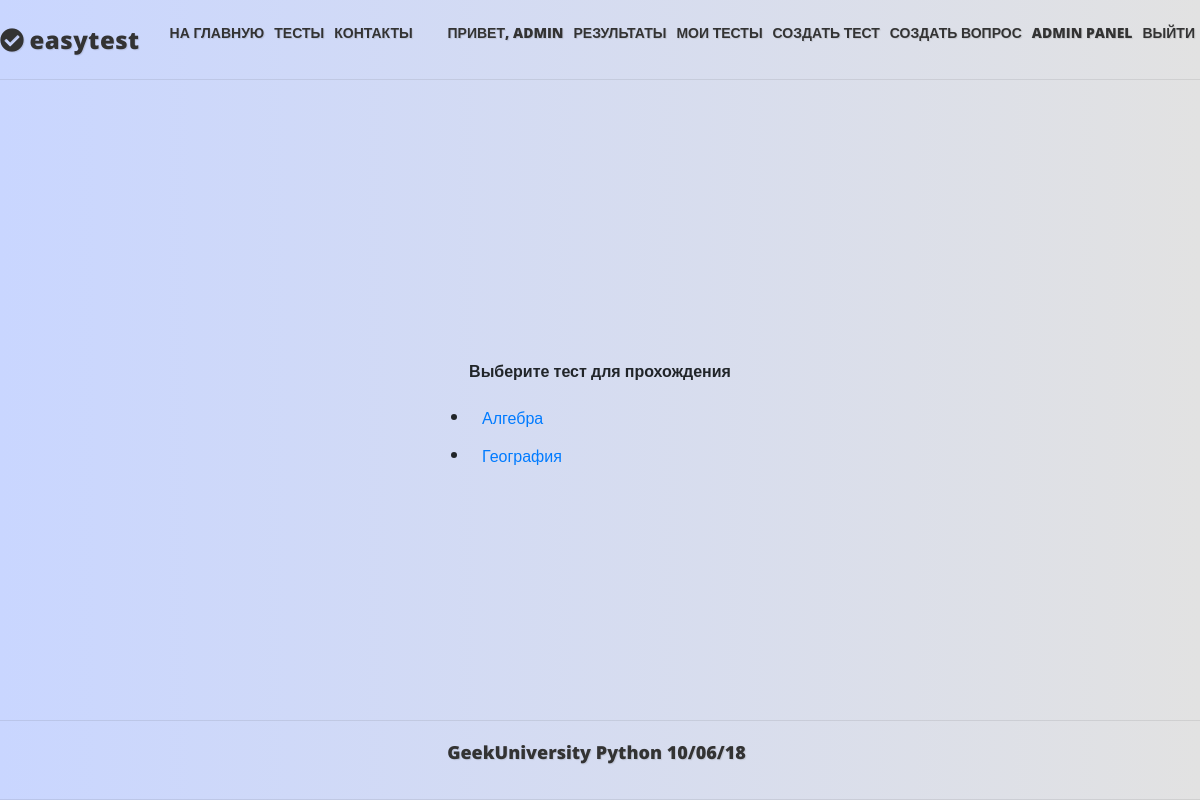
Before: /tests/ (signed in) with the older database file.
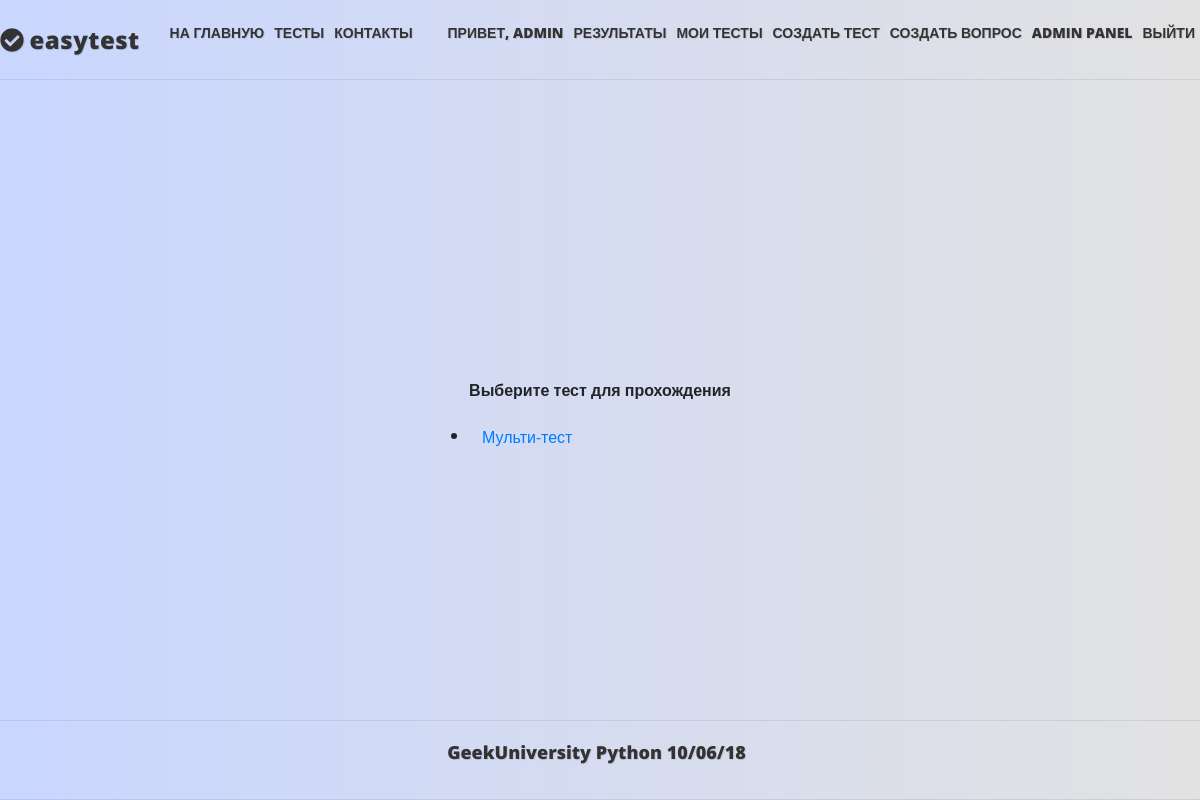
After: the same page with the newer database file.
### mainapp/models.py (models this page shows, shortened)
class Core(models.Model):
    title = models.CharField(_('title'), max_length=250, blank=True)
    description = models.TextField(_('description'), blank=True)
    sort = models.IntegerField(_('sort'), default=0, null=True, blank=True)
    active = models.BooleanField(_('active'), default=True)
    deleted = models.BooleanField(_('deleted'), default=False)
    all_objects = models.Manager()
    objects = CoreManager()
    class Meta:
        abstract = True

class Test(Core):
    class Meta:
        verbose_name = _('Тест')
        verbose_name_plural = _('Тесты')
    owner = models.ForeignKey(User, null=False, blank=True, related_name='tests', on_delete=models.PROTECT)
    category = models.ForeignKey(TestCategory, null=True, blank=True, on_delete=models.SET_NULL)
    keywords = models.ManyToManyField(Keyword, blank=True, related_name='tests')
    questions = models.ManyToManyField(Question, blank=True, related_name='tests')
    max_questions = models.PositiveIntegerField(_('Count questions'), default=1, blank=True)
    required_correct_answers = models.PositiveIntegerField(_('Required correct answers'), default=0, blank=True)
    time = models.TimeField(_('Max time for test'), default=datetime.time(0, 30), blank=True)
    objects = TestManager()
    TEST_TYPE_CHOICES = (
        ('th', 'teaching'),  # с цифрами (под индексом 0 в кортежах) форма создания теста не проходила, изменил на строку
        ('ex', 'exam'),
        )
    test_type = models.CharField(max_length=2, choices=TEST_TYPE_CHOICES, default='th')
    """ типы тестов - учебный и экзаменационный(на время и оценку) - это реализуем позже.
    Необходимо будет также добавить время на прохождение теста, проценты правильных ответов для разных оценок."""

### mainapp/views.py (the view)
# urls.py: path('tests/', mainapp.TestList.as_view(), name='tests'),
class TestList(LoginRequiredMixin, ListView):
    model = Test
    login_url = reverse_lazy('authapp:login')

### mainapp/models.py (called while the page is built)
    def get_queryset(self):
        return CoreQuerySet(self.model).filter(active=True, deleted=False)

### mainapp/templates/mainapp/test_list.html (shortened to what this page needs)
{% extends "base.html" %}
{% load static i18n %}
{% block content %}
    <div class="center_full">
        <ul><b>{% trans 'Выберите тест для прохождения' %}</b></p>
            {% for object in object_list %}
                <li>
                    <form action="{% url 'mainapp:result_create' object.pk %}" method="post">
                        <input type="submit" name="test_name" value="{{ object.title }}" class="btn btn-link">
                    </form>
                </li>
            {% endfor %}
        </ul>
    </div>
{% endblock content %}

Changed rows visible on the page:
removed Test: test_name "Алгебра"
removed Test: test_name "География"
added Test: test_name "Мульти-тест"
